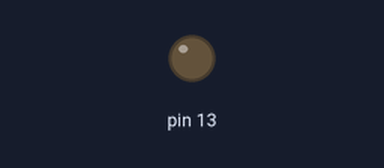
Bench run of a sketch on a simulated Arduino Uno, built with avr-gcc and run on an emulated ATmega328P. Parts: output pins drawn as LEDs (lit = HIGH).

Above: at 2.5 s.
At 7.5 s:
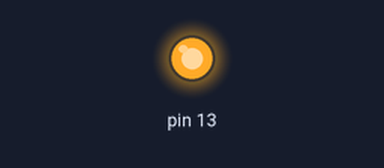
Timing chart, 0 to 13.0 s (numbered marks = the images above):
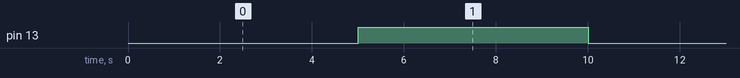

The sketch:

check_board.ino
```cpp
// Проверка платы миганием светодиода

long last_time = millis();

void setup()
{
  pinMode(13, OUTPUT);
}

void loop()
{
  if (millis() - last_time > 5000)
  {
    digitalWrite(13, !digitalRead(13));
    last_time = millis();
  }
}
```

Measured:
- by itself, pin 13: alternates HIGH for 5.0 s and LOW for 5.0 s
